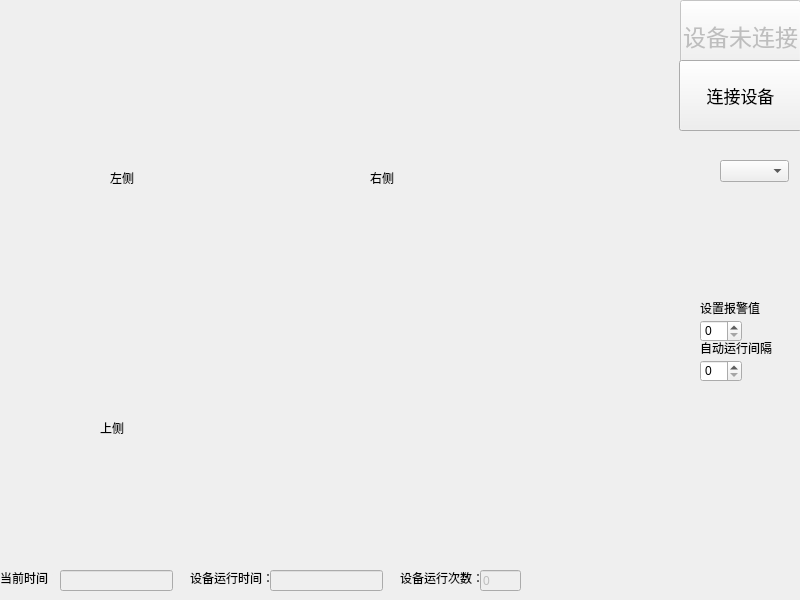
<?xml version="1.0" encoding="UTF-8"?>
<ui version="4.0">
 <class>MainWindow</class>
 <widget class="QMainWindow" name="MainWindow">
  <property name="geometry">
   <rect>
    <x>0</x>
    <y>0</y>
    <width>800</width>
    <height>600</height>
   </rect>
  </property>
  <property name="windowTitle">
   <string>井下围岩变形探测系统</string>
  </property>
  <widget class="QWidget" name="centralwidget">
   <widget class="QPushButton" name="status_display">
    <property name="enabled">
     <bool>false</bool>
    </property>
    <property name="geometry">
     <rect>
      <x>680</x>
      <y>0</y>
      <width>121</width>
      <height>71</height>
     </rect>
    </property>
    <property name="font">
     <font>
      <pointsize>17</pointsize>
     </font>
    </property>
    <property name="text">
     <string>设备未连接</string>
    </property>
   </widget>
   <widget class="QPushButton" name="pushButton">
    <property name="geometry">
     <rect>
      <x>679</x>
      <y>60</y>
      <width>123</width>
      <height>71</height>
     </rect>
    </property>
    <property name="font">
     <font>
      <pointsize>13</pointsize>
     </font>
    </property>
    <property name="text">
     <string>连接设备</string>
    </property>
   </widget>
   <widget class="QLabel" name="label">
    <property name="geometry">
     <rect>
      <x>0</x>
      <y>570</y>
      <width>53</width>
      <height>16</height>
     </rect>
    </property>
    <property name="text">
     <string>当前时间：</string>
    </property>
   </widget>
   <widget class="QLabel" name="label_2">
    <property name="geometry">
     <rect>
      <x>190</x>
      <y>570</y>
      <width>81</width>
      <height>16</height>
     </rect>
    </property>
    <property name="text">
     <string>设备运行时间：</string>
    </property>
   </widget>
   <widget class="QLabel" name="label_3">
    <property name="geometry">
     <rect>
      <x>110</x>
      <y>170</y>
      <width>53</width>
      <height>16</height>
     </rect>
    </property>
    <property name="text">
     <string>左侧</string>
    </property>
   </widget>
   <widget class="QLabel" name="label_4">
    <property name="geometry">
     <rect>
      <x>370</x>
      <y>170</y>
      <width>53</width>
      <height>16</height>
     </rect>
    </property>
    <property name="text">
     <string>右侧</string>
    </property>
   </widget>
   <widget class="QLabel" name="label_5">
    <property name="geometry">
     <rect>
      <x>100</x>
      <y>420</y>
      <width>53</width>
      <height>16</height>
     </rect>
    </property>
    <property name="text">
     <string>上侧</string>
    </property>
   </widget>
   <widget class="QLabel" name="label_6">
    <property name="geometry">
     <rect>
      <x>400</x>
      <y>570</y>
      <width>81</width>
      <height>16</height>
     </rect>
    </property>
    <property name="text">
     <string>设备运行次数：</string>
    </property>
   </widget>
   <widget class="QLabel" name="label_7">
    <property name="geometry">
     <rect>
      <x>700</x>
      <y>300</y>
      <width>81</width>
      <height>16</height>
     </rect>
    </property>
    <property name="text">
     <string>设置报警值</string>
    </property>
   </widget>
   <widget class="QLabel" name="label_8">
    <property name="geometry">
     <rect>
      <x>700</x>
      <y>340</y>
      <width>101</width>
      <height>16</height>
     </rect>
    </property>
    <property name="text">
     <string>自动运行间隔</string>
    </property>
   </widget>
   <widget class="QLineEdit" name="current_time">
    <property name="enabled">
     <bool>false</bool>
    </property>
    <property name="geometry">
     <rect>
      <x>60</x>
      <y>570</y>
      <width>113</width>
      <height>21</height>
     </rect>
    </property>
   </widget>
   <widget class="QLineEdit" name="start_time">
    <property name="enabled">
     <bool>false</bool>
    </property>
    <property name="geometry">
     <rect>
      <x>270</x>
      <y>570</y>
      <width>113</width>
      <height>21</height>
     </rect>
    </property>
   </widget>
   <widget class="QLineEdit" name="start_num">
    <property name="enabled">
     <bool>false</bool>
    </property>
    <property name="geometry">
     <rect>
      <x>480</x>
      <y>570</y>
      <width>41</width>
      <height>21</height>
     </rect>
    </property>
    <property name="text">
     <string>0</string>
    </property>
   </widget>
   <widget class="QSpinBox" name="set_auto_time">
    <property name="geometry">
     <rect>
      <x>700</x>
      <y>360</y>
      <width>42</width>
      <height>22</height>
     </rect>
    </property>
   </widget>
   <widget class="QSpinBox" name="set_warming_value">
    <property name="geometry">
     <rect>
      <x>700</x>
      <y>320</y>
      <width>42</width>
      <height>22</height>
     </rect>
    </property>
   </widget>
   <widget class="SerialList" name="comboBox">
    <property name="geometry">
     <rect>
      <x>720</x>
      <y>160</y>
      <width>69</width>
      <height>22</height>
     </rect>
    </property>
   </widget>
  </widget>
 </widget>
 <customwidgets>
  <customwidget>
   <class>SerialList</class>
   <extends>QComboBox</extends>
   <header>seriallist.h</header>
  </customwidget>
 </customwidgets>
 <resources/>
 <connections/>
</ui>
